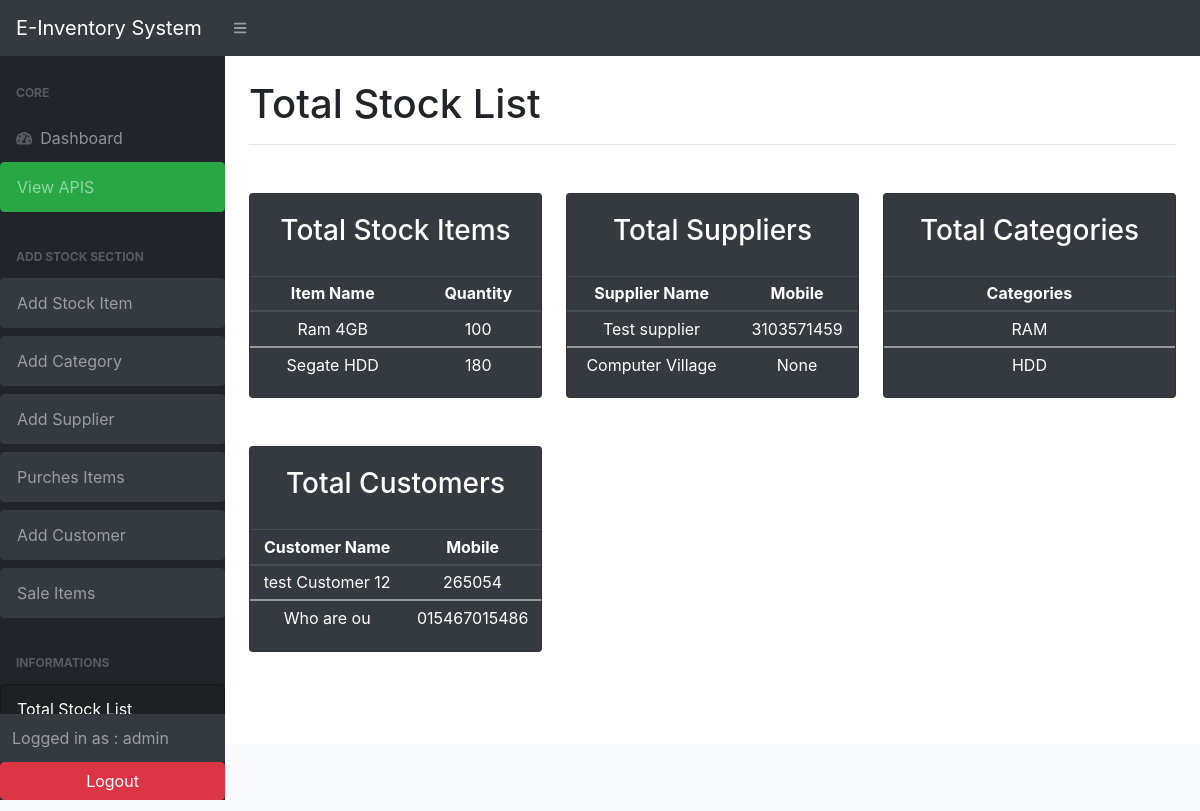
The app's page /total_list/ (signed in), older data.
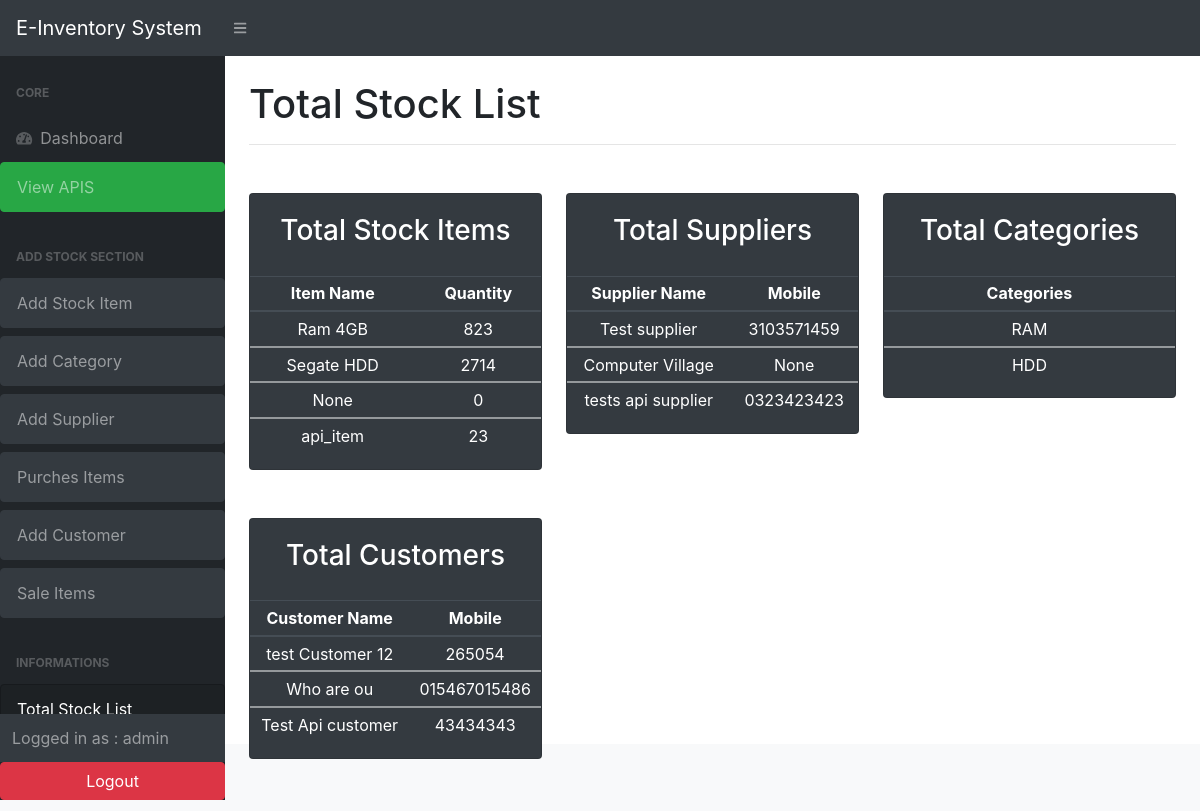
The same page, newer data.
### stock/models.py (models this page shows, shortened)
class Stock( models.Model):
    id = models.AutoField(primary_key=True)
    category =models.ForeignKey(Category, on_delete=models.SET_NULL, null=True,blank=True)
    item_name = models.CharField(max_length=200, null=True)
    quantity = models.IntegerField(default=0)
    price = models.FloatField(null=True, blank=True,default= 0)
    amount = models.FloatField(null=True, blank=True,default= 0)
    supplier= models.ForeignKey(Supplier, on_delete=models.SET_NULL, null=True,blank=True)
    last_updated=models.DateTimeField(auto_now_add=False,auto_now=True)
    timestamp= models.DateTimeField(auto_now_add=True,auto_now=False,)
    is_deleted = models.BooleanField(default=False)

class Supplier (models.Model):
    sup_name = models.CharField(max_length=200, null=True,)
    sup_mobile = models.CharField(max_length=200, null=True, blank=True)
    sup_email = models.CharField(max_length=200, null=True, blank=True)
    sup_note = models.TextField(blank=True, null=True)

class Category (models.Model):
    cat_name= models.CharField(max_length=200, null=True)

class Customer (models.Model):
    name = models.CharField(max_length=200)
    phone = models.CharField(max_length=30)

### stock/views.py (the view)
# urls.py: path('total_list/', views.total_list, name='total_list'),
@login_required(login_url='user_login')
def total_list(request):
    items = Stock.objects.all()
    suppliers = Supplier.objects.all()
    categories= Category.objects.all()
    customers= Customer.objects.all()
    context ={
        'items':items ,
        'suppliers':suppliers,
        'categories':categories,
        'customers':customers
    }
    return render (request, 'stock/total_list.html', context)

### stock/templates/stock/total_list.html (shortened to what the changed rows need)
{% extends "base.html" %}
{% block content %}
{% load crispy_forms_tags %}
<main>
    <div class="container-fluid">
        <h1 class="mt-4 mb-3">Total Stock List</h1>
        <div class="row mt-4">
            <div class="col-xl-4 col-md-6  text-center mt-4">
                <div class="card bg-dark text-white mb-4">
                    <div class=" text-center">
                        <table class="table table-sm table-dark">
                            <thead>
                                <tr>
                                    <th scope="col">Item Name</th>
                                    <th scope="col">Quantity</th>
                                </tr>
                            </thead>
                            {% for item in items %}
                            <tbody>
                                <tr>
                                    <td>{{item.item_name}}</td>
                                    <td>{{item.quantity}}</td>
                                </tr>
                            </tbody>
                            {% endfor %}
                        </table>
                    </div>
                </div>
            </div>
            <div class="col-xl-4 col-md-6  text-center mt-4">
                <div class="card bg-dark text-white mb-4">
                    <div class=" text-center">
                        <table class="table table-sm table-dark">
                            <thead>
                                <tr>
                                    <th scope="col">Supplier Name</th>
                                    <th scope="col">Mobile</th>
                                </tr>
                            </thead>
                            {% for sup in suppliers %}
                            <tbody>
                                <tr>
                                    <td>{{sup.sup_name}}</td>
                                    <td>{{sup.sup_mobile}}</td>
                                </tr>
                            </tbody>
                            {% endfor %}
                        </table>
                    </div>
                </div>
            </div>
            <div class="col-xl-4 col-md-6  text-center mt-4">
                <div class="card bg-dark text-white mb-4">
                    <div class=" text-center">
                        <table class="table table-sm table-dark">
                            <thead>
                                <tr>
                                    <th scope="col">Categories</th>
                                </tr>
                            </thead>
                            {% for cat in categories %}
                            <tbody>
                                <tr>
                                    <td>{{cat.cat_name}}</td>
                                </tr>
                            </tbody>
                            {% endfor %}
                        </table>
                    </div>
                </div>
            </div>
            <div class="col-xl-4 col-md-6  text-center mt-4">
                <div class="card bg-dark text-white mb-4">
                    <div class=" text-center">
                        <table class="table table-sm table-dark">
                            <thead>
                                <tr>
                                    <th scope="col">Customer Name</th>
                                    <th scope="col">Mobile</th>
                                </tr>
                            </thead>
                            {% for cust in customers %}
                            <tbody>
                                <tr>
                                    <td>{{cust.name}}</td>
                                    <td>{{cust.phone}}</td>
                                </tr>
                            </tbody>
                            {% endfor %}
                        </table>
                    </div>
                </div>
            </div>
        </div>
    </div>
    </div>
    </div>
{% endblock %}

Row changes from the older to the newer data that the page shows:
changed Stock "Ram 4GB": quantity "100" → "823"
changed Stock "Segate HDD": quantity "180" → "2714"
added Stock: item_name "None", quantity "0"
added Stock: item_name "api_item", quantity "23"
added Supplier: sup_name "tests api supplier", sup_mobile "0323423423"
added Customer: name "Test Api customer", phone "43434343"
